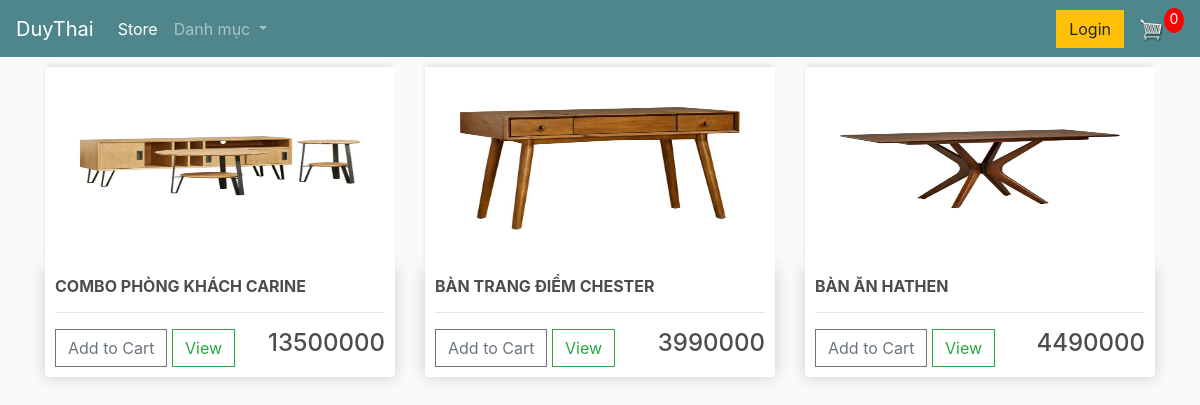
Page /category/1/ on the committed database.
### store/models.py (models this page shows, shortened)
class Product(models.Model):
    title = models.CharField(default='',max_length=255)
    price  = models.IntegerField(default=0)
    description = models.TextField(default='')
    digital = models.BooleanField(default=False, null=True, blank=False)
    active = models.BooleanField(default=True)
    category = models.ForeignKey(Category, on_delete=models.CASCADE)
    image = models.ImageField(null=True, blank=True)

### store/views.py (the view)
# urls.py: path('category/<int:category_id>/', views.view_category.as_view(), name = "category"),
class view_category(View):
    def get(self, request, category_id):
        if request.user.is_authenticated:
            customer = request.user.customer
            order, created = Order.objects.get_or_create(customer=customer, complete=False)
            items = order.orderitem_set.all()
            cartItems = order.get_cart_items
        else:
            items = []
            order = {'get_cart_total': 0, 'get_cart_items': 0}
            cartItems = order['get_cart_items']
        q = Category.objects.get(pk=category_id)
        category = Category.objects.all()
        context = {'category': category, "product": q, 'items': items, 'cartItems': cartItems}
        return render(request, 'store/store.html', context)

### store/templates/store/store.html
{% extends 'store/main.html' %}
{% load static %}
    {% block content %}
        <div class="row">
                {% for product in product.product_set.all %}
                    <div class="col-lg-4">
                    <img class="thumbnail" src="{{ product.image.url|default_if_none:'#' }}" alt="">
                    <div class="box-element product">
                    <h6><strong>{{ product.title }}</strong></h6>
                    <hr>
                    <button data-product="{{ product.id }}" data-action="add" class="btn btn-outline-secondary add-btn update-cart">Add to Cart</button>
                    <a class="btn btn-outline-success" href="#">View</a>
                    <h4 style="display: inline-block; float: right">{{ product.price }}</h4>
                </div>
            </div>
                {% endfor %}
        </div>
    {% endblock content %}

### static/css/main.css (style rules this page uses)
body { background-color: hsl(0, 0%, 98%); }
h1,h2,h3,h4,h5,h6 { color:hsl(0, 0%, 30%); }
.box-element { box-shadow:hsl(0, 0%, 80%) 0 0 16px; background-color: #fff; border-radius: 4px; padding: 10px; }
.thumbnail { width: 100%; height: 200px; -webkit-box-shadow: -1px -3px 5px -2px rgba(214,214,214,1); -moz-box-shadow: -1px -3px 5px -2px rgba(214,214,214,1); box-shadow: -1px -3px 5px -2px rgba(214,214,214,1); }
.product { border-radius: 0 0 4px 4px; }
.col-lg-4, .col-lg-6, .col-lg-8, .col-lg-12 { margin-top: 10px; }
.btn { border-radius: 0; }

### rows in the picture
Product: image (picture), title "COMBO PHÒNG KHÁCH CARINE", price "13500000"
Product: image (picture), title "BÀN TRANG ĐIỂM CHESTER", price "3990000"
Product: image (picture), title "BÀN ĂN HATHEN", price "4490000"

### other values in the picture
{{ cartItems }} "0"
